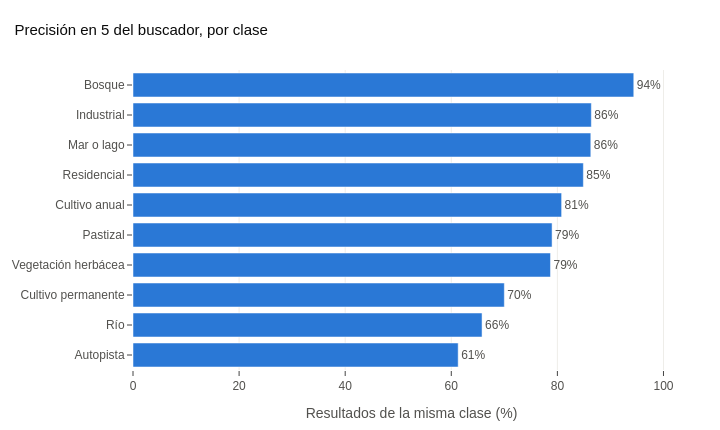

Here is the notebook cell this chart was saved with:
### Markdown cell above
> **📖 Definición · Precisión en k, con un ejemplo**
>
> Si buscamos las 5 imágenes más parecidas a un bosque y 4 de ellas son bosques, la precisión en 5 de esa consulta es 4 / 5 = **80%**. La precisión en k del buscador es el **promedio** sobre todas las consultas. Es una métrica estándar para evaluar buscadores y sistemas de recomendación, porque mide la calidad de lo que la persona realmente ve: los primeros resultados.

### Code cell
# Precisión en 5: promedio sobre las 2,000 consultas
K = 5
S_sin_diag = S.copy()
np.fill_diagonal(S_sin_diag, -np.inf)
top_k = np.argsort(-S_sin_diag, axis=1)[:, :K]
aciertos = (y_clase[top_k] == y_clase[:, None])

precision_k = pd.Series(aciertos.mean(axis=1), index=df["clase_es"]).groupby(level=0).mean().sort_values()
print(f"Precisión en {K} global: {aciertos.mean() * 100:.1f}%  (al azar sería 10%)")

fig = go.Figure(go.Bar(
    x=precision_k.values * 100, y=precision_k.index, orientation="h", marker_color=AZUL,
    text=[f"{v:.0f}%" for v in precision_k.values * 100], textposition="outside",
    hovertemplate="%{y}<br>Precisión en 5: %{x:.1f}%<extra></extra>",
))
fig.update_layout(title=f"Precisión en {K} del buscador, por clase", width=720, height=430,
                  xaxis=dict(title="Resultados de la misma clase (%)", range=[0, 105]),
                  yaxis=dict(showgrid=False))
fig.show()

### Figure 1 — Plotly figure (JSON) as saved in the notebook; plotly's stock layout.template omitted (floating-point values rounded to 4 significant figures)
{"data": [{"hovertemplate": "%{y}<br>Precisión en 5: %{x:.1f}%<extra></extra>", "marker": {"color": "#2a78d6"}, "orientation": "h", "text": ["61%", "66%", "70%", "79%", "79%", "81%", "85%", "86%", "86%", "94%"], "textposition": "outside", "type": "bar", "x": [61.3, 65.8, 70.0, 78.7, 79.0, 80.8, 84.9, 86.3, 86.4, 94.4], "y": ["Autopista", "Río", "Cultivo permanente", "Vegetación herbácea", "Pastizal", "Cultivo anual", "Residencial", "Mar o lago", "Industrial", "Bosque"]}], "layout": {"height": 430, "title": {"text": "Precisión en 5 del buscador, por clase"}, "width": 720, "xaxis": {"range": [0, 105], "title": {"text": "Resultados de la misma clase (%)"}}, "yaxis": {"showgrid": false}}}
